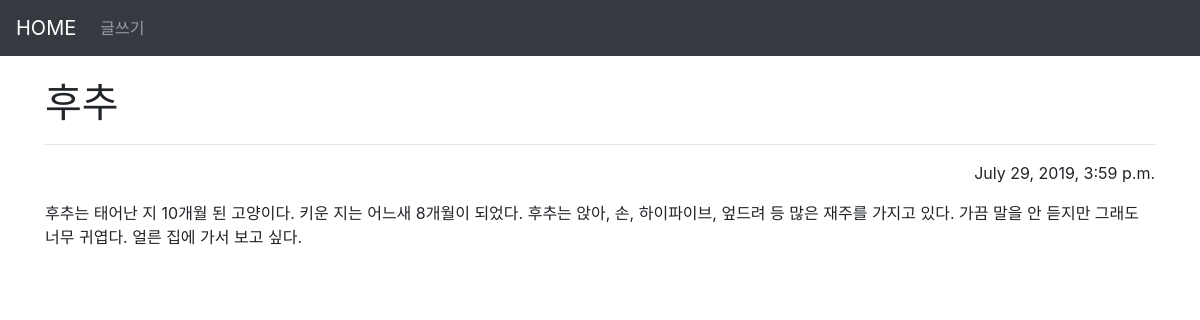
The page /blog/1 on the database its author committed.
### blogapp/models.py (models this page shows, shortened)
class Blog(models.Model):
    title = models.CharField(max_length=200)
    pub_date = models.DateTimeField('date published')
    body = models.TextField()

### blogapp/views.py (the view)
# urls.py: path('blog/<int:blog_id>', blogapp.views.detail, name="detail"),
def detail(request, blog_id):
    details = get_object_or_404(Blog, pk=blog_id)
    return render(request, 'detail.html', {'details':details})

### blogapp/templates/detail.html (shortened to what this page needs)
<head>
        <link rel="stylesheet" href="https://stackpath.bootstrapcdn.com/bootstrap/4.3.1/css/bootstrap.min.css">
    </head>
    <body>
        <nav class="navbar navbar-expand-lg navbar-dark bg-dark">
            <a class="navbar-brand" href="{% url 'home' %}">HOME</a>
            <div class="collapse navbar-collapse" id="navbarSupportedContent">
            <ul class="navbar-nav mr-auto">
                <li class="nav-item">
                    <a class="nav-link" href="{% url 'new' %}">글쓰기</a>
                </li>
            </ul>
        </div>
        </nav>
    <div class="container">
        <br>
        <h1 style="font-family: '궁서체'">{{details.title}}</h1>
        <hr class="one">
        <div style="text-align:right">
        <p>{{details.pub_date}}</p>
        </div>
        <p>{{details.body}}</p>
</body>

### rows shown on the page
Blog: title "후추", pub_date "July 29, 2019, 3:59 p.m.", body "후추는 태어난 지 10개월 된 고양이다. 키운 지는 어느새 8개월이 되었다. 후추는 앉아, 손, 하이파이브, 엎드려 등 많은 재주를 가지고 있다. 가끔 말을 안 듣지만 그래도 너무 귀엽다. 얼른 집에 가서 보고 싶다."
